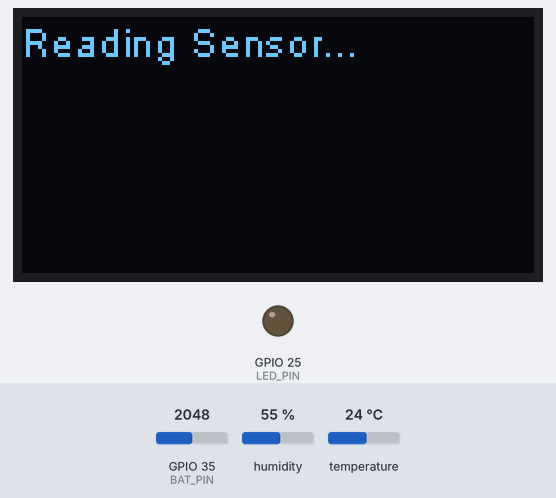
This program was run on a simulated ESP32. On the bench: 128×64 one-colour display, output pins drawn as LEDs (lit = HIGH). Dashed ring = blinking. The test bench sets the inputs (shaded band); at power-on: GPIO 35 (BAT_PIN) = 2048, humidity 55 %, temperature 24 °C (analog values on the 0–4095 scale). Random numbers use the default seed unless the program sets one; no radio packets arrive unless stated; what the program prints to the serial monitor is not drawn. At 3.2 s the program puts the board to deep sleep or switches it off; the recording ends there.

Above: at 0.1 s.
At 1.7 s:
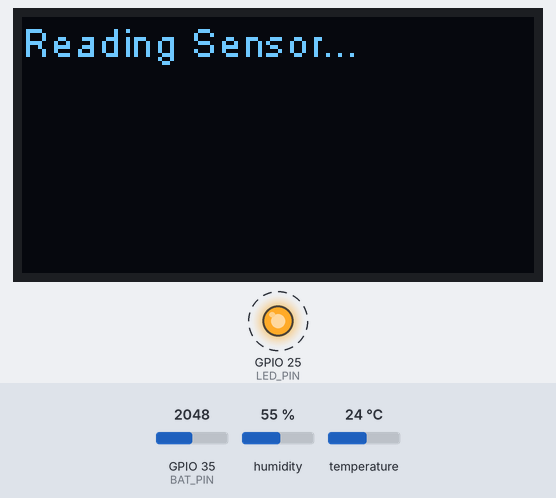
Timing chart, 0 to 3.2 s (numbered marks = the images above):
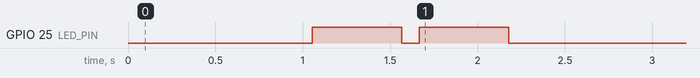

Measured:
- by itself, GPIO 25 (LED_PIN): alternates HIGH for 0.51 s and LOW for 0.10 s

The program:

main.cpp
```cpp
#include <Arduino.h>
#include <WiFi.h>
#include <esp_bt.h>
#include <esp_task_wdt.h>

#include "hal_esp32.h"
#include "orchestrator.h"

// ==========================================
//              USER CONFIGURATION
// ==========================================
// Node id sent with every reading. Empty (the default) derives it from the
// chip's MAC as "n-" + 6 hex digits, so every node can run the same
// firmware; give it a readable name on the gateway's /devices page. Set a
// fixed id here, or build with -D NODE_ID=\"GarageTemp\", to keep an id a
// node already has in Home Assistant.
#ifndef NODE_ID
#define NODE_ID ""
#endif
const char* NodeId = NODE_ID;
const int SLEEP_MINUTES = 5;
const int DISPLAY_SECONDS = 2;       // How long to show data on OLED before sleep
// Voltage threshold for the low battery warning (lb). The old, uncalibrated
// reading was about 0.25 V low (3.93 V vs 4.18 V calibrated on the same
// battery), so the old 3.3 V threshold really fired around 3.5 V; 3.5 V keeps
// the warning at the same real battery level.
const float LOW_BAT_VOLTAGE = 3.5f;
// Below this the node still sends (with lb:1), then sleeps CRITICAL_SLEEP_MINUTES
// to protect a nearly empty LiPo from over-discharge.
const float CRITICAL_BAT_VOLTAGE = 3.3f;
const int CRITICAL_SLEEP_MINUTES = 60;
// Each sleep is offset by a random amount up to +/- this, so nodes powered
// up together do not keep transmitting at the same moment.
const int SLEEP_JITTER_MS = 5000;
// Send the 24-byte binary frame instead of ~83 bytes of JSON: about 206 ms
// on air at SF9 instead of 472 ms. Needs loragateway #29 or later on the
// gateway; set false to go back to JSON.
const bool BINARY_PAYLOAD = true;
const int LORA_SF = 9;               // LoRa spreading factor (7-12, higher = more range)

// Power saving options
const int LORA_TX_POWER = 14;        // TX power in dBm (2-20, lower = less range but saves battery)
const int DISPLAY_EVERY_N = 12;      // Show OLED every Nth boot (12 = ~1hr at 5min sleep). 1 = always
const int CPU_MHZ = 80;              // CPU frequency (80 is plenty for sensor work, default 240)
// Spend the DHT settle time and the OLED hold in light sleep (~1 mA) instead
// of a busy delay (~25 mA at 80 MHz). Set false to rule it out if the sensor
// or display misbehaves on a board.
const bool LIGHT_SLEEP_WAITS = true;

// ==========================================
//           HARDWARE PINS (TTGO V1.6)
// ==========================================
#define SCK_PIN  5
#define MISO_PIN 19
#define MOSI_PIN 27
#define SS_PIN   18
#define RST_PIN  23
#define DI0_PIN  26
#define BAND     868E6
#define LED_PIN  25
#define BAT_PIN  35  // GPIO35 is usually connected to the battery divider

// OLED Display (I2C)
#define SDA_PIN  21
#define SCL_PIN  22

// DHT Sensor
#define DHTPIN   13
#define DHTTYPE  DHT22
#define DHT_MAX_RETRIES 2  // 1 attempt + 1 retry; each retry waits 2 s for the DHT22

// Upper bound on one wake. A normal wake takes a few seconds (the worst
// healthy case, with every DHT retry, both LoRa attempts timing out and the
// display on, is about 10 s). If anything hangs past this, the task
// watchdog panics and the chip restarts instead of staying awake until the
// battery is empty. A restart re-initialises RTC memory, so the next packet
// carries boot: 1 and the gateway treats it as a cold boot.
#define WAKE_WATCHDOG_S 30

// Store counters in RTC memory for backend gap detection across deep sleep cycles
RTC_DATA_ATTR uint32_t bootCount = 0;
RTC_DATA_ATTR uint32_t txCount = 0;
// Resets to false only on a real power loss (flash/battery swap), same as
// the counters above. Tracks whether the gateway has actually received this
// node's firmware version yet -- see runNode()'s doc comment.
RTC_DATA_ATTR bool versionReported = false;

// With WiFi and Bluetooth off, the hardware RNG has no RF entropy source and
// esp_random() is only pseudo-random. Mixing in this chip's MAC guarantees
// that two nodes woken in step still get different sleep offsets and drift
// apart, which is all the jitter needs.
static uint32_t wakeRandom() {
  uint64_t mac = ESP.getEfuseMac();
  return esp_random() ^ static_cast<uint32_t>(mac) ^ static_cast<uint32_t>(mac >> 32) ^
         (bootCount * 2654435761u);
}

// Arduino core 3.x starts the task watchdog before setup(), so it is
// reconfigured rather than initialised (same approach as loragateway).
static void startWakeWatchdog() {
#if ESP_ARDUINO_VERSION_MAJOR >= 3
  esp_task_wdt_config_t wdtConfig = {
      .timeout_ms = WAKE_WATCHDOG_S * 1000,
      .idle_core_mask = (1 << 0),
      .trigger_panic = true,
  };
  if (esp_task_wdt_reconfigure(&wdtConfig) == ESP_ERR_INVALID_STATE) {
    esp_task_wdt_init(&wdtConfig);
  }
#else
  esp_task_wdt_init(WAKE_WATCHDOG_S, true);
#endif
  // Subscribe this task and never feed it: the whole wake must finish
  // inside the timeout and end in deep sleep, which stops the watchdog.
  esp_task_wdt_add(NULL);
}

void setup() {
  startWakeWatchdog();

  // --- Power savings: disable unused radios and lower CPU ---
  setCpuFrequencyMhz(CPU_MHZ);
  WiFi.mode(WIFI_OFF);
  esp_bt_controller_disable();

  Serial.begin(115200);
  pinMode(LED_PIN, OUTPUT);

  // Standard analog read setup
  analogReadResolution(12);
  analogSetPinAttenuation(BAT_PIN, ADC_11db);

  bootCount++;
  static char macNodeId[kMacNodeIdLength + 1];
  const char* nodeId = resolveNodeId(NodeId, ESP.getEfuseMac(), macNodeId, sizeof(macNodeId));
  Serial.println("\n\n--- Boot #" + String(bootCount) + " ---");
  Serial.println("Node id: " + String(nodeId));

  DhtSensor sensor(DHTPIN, DHTTYPE);
  LoRaRadioAdapter radio(SCK_PIN, MISO_PIN, MOSI_PIN, SS_PIN, RST_PIN, DI0_PIN, BAND, LORA_SF,
                          LORA_TX_POWER, LED_PIN);
  Ssd1306Display display(0x3C, SDA_PIN, SCL_PIN);
  AdcPower power(BAT_PIN);
  Esp32Clock clock(LIGHT_SLEEP_WAITS);
  SerialLogger logger;

  NodeConfig cfg{
      nodeId,             // nodeId
      DHT_MAX_RETRIES,    // dhtMaxRetries
      2000,               // dhtRetryDelayMs
      2000,               // dhtSettleDelayMs
      2,                  // loraMaxRetries (1 initial attempt + 1 retry, matching original)
      100,                // loraRetryDelayMs
      LOW_BAT_VOLTAGE,    // lowBatVoltage
      SLEEP_MINUTES,      // sleepMinutes
      DISPLAY_EVERY_N,    // displayEveryN
      DISPLAY_SECONDS,    // displaySeconds
      CRITICAL_BAT_VOLTAGE,    // criticalBatVoltage
      CRITICAL_SLEEP_MINUTES,  // criticalSleepMinutes
      SLEEP_JITTER_MS,         // sleepJitterMs
      wakeRandom(),            // randomValue
      BINARY_PAYLOAD,          // binaryPayload
  };

  // runNode() emits its own diagnostics (via logger) before it sleeps, since
  // clock.deepSleep() never returns on real hardware — anything logged here
  // after the call would never actually run.
  runNode(cfg, bootCount, txCount, versionReported, sensor, radio, display, power, clock, logger);
}

void loop() {
  // Never reached
}
```

orchestrator.h
```cpp
#pragma once

#include <cstdint>

#include "hal.h"
#include "payload.h"

struct NodeConfig {
  const char* nodeId;
  int dhtMaxRetries;
  int dhtRetryDelayMs;
  int dhtSettleDelayMs;
  int loraMaxRetries;
  int loraRetryDelayMs;
  float lowBatVoltage;
  int sleepMinutes;
  int displayEveryN;
  int displaySeconds;
  // Below this the node still sends, then sleeps criticalSleepMinutes
  // instead of sleepMinutes to stop draining a nearly empty cell.
  float criticalBatVoltage;
  int criticalSleepMinutes;
  // Each sleep is offset by up to +/- sleepJitterMs so nodes powered up
  // together drift apart instead of colliding on every wake.
  int sleepJitterMs;
  // A fresh random number for this wake (esp_random() on hardware); fixed
  // in tests so sleep durations are predictable.
  uint32_t randomValue;
  // Send the compact binary frame (see encodeFrame()) instead of JSON. The
  // gateway must already decode it (loragateway #29 or later).
  bool binaryPayload;
};

struct NodeOutcome {
  bool dhtOk;
  bool loraOk;
  bool displayed;
  // What was sent, as text: the JSON payload, or "frame " plus the binary
  // frame in hex. Used for logging and tests.
  char payload[192];
};

// Runs one full sensor-node cycle: read (with retry), transmit (with
// retry), decide whether to light the display, and sleep. bootCount is
// the caller's already-incremented per-boot counter; txCount is the
// caller's RTC-persisted send counter, incremented here only when a send
// is actually attempted (matching the original firmware's behavior).
// versionReported is the caller's RTC-persisted "has the gateway actually
// received this node's firmware version yet" flag (false only right after a
// real power-on, since RTC memory resets then): while false, the outgoing
// payload includes "sw" (see formatPayload()), and this only flips it to
// true once a send carrying that field actually succeeds -- so a cold boot
// whose radio fails to init, or whose every send attempt fails, leaves it
// false and keeps retrying on the next wake, rather than permanently
// missing its one window to report (this node has no OTA path, so losing
// that window meant not reporting again until a physical flash/battery
// swap; Codex review on loratemp PR #12).
// Always ends by calling clock.deepSleep(), which never returns on real
// hardware, so every code path — success, DHT failure, LoRa failure, or
// LoRa init failure — is guaranteed to put the node back to sleep.
NodeOutcome runNode(const NodeConfig& cfg, uint32_t bootCount, uint32_t& txCount,
                     bool& versionReported, ISensor& sensor, ILoRaRadio& radio,
                     IDisplay& display, IPower& power, IClock& clock, ILogger& logger);
```

payload.h
```cpp
#pragma once

#include <cstddef>
#include <cstdint>

// Pure, hardware-independent logic extracted from main.cpp so it can be
// exercised with native unit tests (no ESP32/Arduino toolchain required).

struct SensorReading {
  float temperatureC;
  float humidityPct;
  bool valid;  // false if the DHT22 read failed after all retries
};

// Builds the JSON payload sent over LoRa. Always emits every field (using
// JSON null for t/h when the reading is invalid) so downstream MQTT
// subscribers/HA templates never see a missing key. Falls back to a
// minimal error payload if the full message doesn't fit in buf, and to a
// fixed literal if even that doesn't fit.
//
// Appends "sw": NODE_FW_VERSION when includeSwVersion is true, and omits it
// entirely otherwise. The caller (runNode(), via its versionReported
// parameter) decides this based on whether the gateway has actually
// confirmed receipt of this node's version yet -- not simply "is this boot
// number 1" -- so a cold boot whose LoRa radio fails to init, or whose send
// never gets through after all retries, keeps trying on every subsequent
// wake instead of permanently missing its one window to report (a node has
// no OTA path, so losing that window meant not until the next physical
// flash/battery-swap). Every packet after a *successful* report omits "sw"
// entirely: the gateway remembers whatever version it was last told (see
// loragateway's GatewayOrchestrator::swVersionByNode_), so repeating a
// value that can't have changed since the last packet would waste airtime
// and battery for nothing.
//
// Returns the number of bytes written (excluding the null terminator).
int formatPayload(char* buf, size_t bufSize, const char* nodeId,
                   const SensorReading& reading, float batteryVoltage,
                   float lowBatteryThreshold, uint32_t bootCount,
                   uint32_t txCount, bool includeSwVersion);

// Builds a version-1 binary frame (layout in loragateway's CLAUDE.md,
// "Binary frame v1"): 0xC1, flags, id length + id, uint24 boot and seq,
// int16 t in 0.1 C (0x8000 = null), uint16 h in 0.1 % (0xFFFF = null),
// uint8 v as (mV - 2000) / 10, then sw as length + ASCII when swVersion is
// non-null and non-empty. Counters keep their low 24 bits; out-of-range
// values are clamped. Returns the frame length, or -1 if nodeId is empty or
// longer than 255 bytes, or the frame does not fit in bufSize.
int encodeFrame(uint8_t* buf, size_t bufSize, const char* nodeId, const SensorReading& reading,
                float batteryVoltage, float lowBatteryThreshold, uint32_t bootCount,
                uint32_t txCount, const char* swVersion);

// Length of a MAC-derived node id ("n-" + 6 hex digits), without the NUL.
constexpr size_t kMacNodeIdLength = 8;

// Writes the node id to use into out (at least kMacNodeIdLength + 1 bytes):
// configuredId when it is non-null and non-empty, otherwise "n-" plus the
// last 3 bytes of the chip's MAC in lowercase hex. efuseMac is
// ESP.getEfuseMac(), which holds the first MAC byte in its lowest 8 bits,
// so MAC aa:bb:cc:dd:ee:ff gives "n-ddeeff", matching the printed MAC.
// Returns out, or configuredId itself when that is used.
const char* resolveNodeId(const char* configuredId, uint64_t efuseMac, char* out, size_t outSize);

// This build's firmware version (NODE_FW_VERSION, or "dev").
const char* nodeFirmwareVersion();

// Whether this send should carry the firmware version. The gateway never
// acknowledges, so a send that "succeeded" may still have been lost: the
// version goes out on every send until one succeeds, on the first 3 sends
// after power-up (txCount 1 to 3), and once a day (every 1440 / sleepMinutes
// sends). It costs a few bytes on a handful of packets a day.
bool shouldReportVersion(bool versionReported, uint32_t txCount, int sleepMinutes);

// Deep-sleep duration in microseconds, for esp_sleep_enable_timer_wakeup.
uint64_t sleepMicros(int sleepMinutes);

// sleepMicros(sleepMinutes) offset by a uniformly chosen amount in
// [-jitterMaxMs, +jitterMaxMs], picked by randomValue. Never less than 1 s.
uint64_t jitteredSleepMicros(int sleepMinutes, int jitterMaxMs, uint32_t randomValue);

// Time on air in milliseconds (rounded) for one LoRa packet of payloadLen
// bytes, using the Semtech SX127x formula with this project's fixed radio
// settings: coding rate 4/5, 8-symbol preamble, explicit header, CRC on.
// Low data rate optimisation is applied when a symbol exceeds 16 ms, as
// the SX127x requires.
uint32_t loraAirtimeMs(size_t payloadLen, int spreadingFactor, long bandwidthHz);

// How long a send may wait for the radio's TX-done signal before it is
// treated as failed: twice the airtime plus 100 ms. A radio that never
// signals TX-done must not keep the node awake (and draining) forever.
uint32_t loraTxTimeoutMs(size_t payloadLen, int spreadingFactor, long bandwidthHz);

// True on the regular display cadence: the very first boot, or every
// Nth boot thereafter.
bool isScheduledDisplayBoot(uint32_t bootCount, int displayEveryN);

// True if the display should be forced on outside its normal cadence
// because the sensor or the radio failed. A low battery deliberately does
// not force it: that would add the display hold to every wake exactly when
// the battery can least afford it. The "lb" flag still goes out every wake
// and the scheduled display boots still show the warning.
bool shouldForceDisplay(bool dhtOk, bool loraOk);
```

hal.h
```cpp
#pragma once

#include <cstddef>
#include <cstdint>

#include "payload.h"

// Hardware abstraction interfaces. These have zero dependency on
// Arduino/ESP-IDF so orchestrator.cpp can be linked and unit-tested
// natively against fakes. Concrete ESP32 adapters live in hal_esp32.h/.cpp.

class ISensor {
 public:
  virtual ~ISensor() = default;
  virtual void begin() = 0;
  virtual SensorReading read() = 0;  // one attempt; caller handles retries
};

class ILoRaRadio {
 public:
  virtual ~ILoRaRadio() = default;
  virtual bool begin() = 0;
  // One attempt; caller handles retries. Takes bytes and a length, since a
  // binary frame contains NULs.
  virtual bool send(const uint8_t* data, size_t len) = 0;
  virtual void end() = 0;
};

class IDisplay {
 public:
  virtual ~IDisplay() = default;
  virtual void init() = 0;
  virtual void showReading(const SensorReading& reading, float voltage, bool lowBat, bool sent) = 0;
  virtual void off() = 0;
};

class IPower {
 public:
  virtual ~IPower() = default;
  virtual float readBatteryVoltage() = 0;
};

class IClock {
 public:
  virtual ~IClock() = default;
  // Busy wait: the CPU stays awake. Only for short waits around the radio.
  virtual void delayMs(uint32_t ms) = 0;
  // Low-power wait for something that needs time but not the CPU (sensor
  // settling, holding the OLED). Light sleep on hardware: GPIO levels, RAM,
  // the radio's registers and the OLED's framebuffer are all kept.
  virtual void idleMs(uint32_t ms) = 0;
  virtual void deepSleep(uint64_t micros) = 0;  // never returns on real hardware
};

// Diagnostic logging. A separate interface (rather than folding into
// IClock) because runNode() must emit each message at the moment it's
// known — before the final deepSleep() call, which never returns on real
// hardware, so any logging attempted after runNode() returns is dead code.
class ILogger {
 public:
  virtual ~ILogger() = default;
  virtual void log(const char* msg) = 0;
};
```

Source omitted: orchestrator.cpp (4726 bytes), payload.cpp (7621 bytes), hal_esp32.h (1852 bytes), hal_esp32.cpp (5601 bytes)
